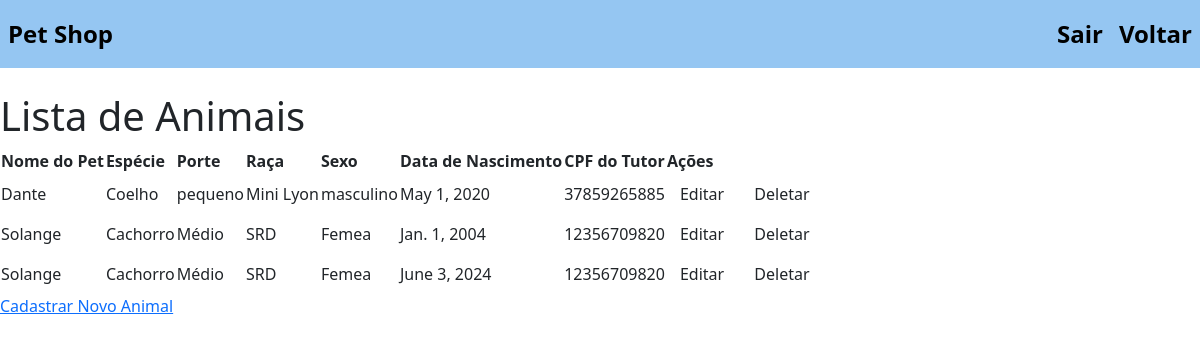
The page /atualizacaoAnimal/ on the database its author committed.
### Shop/Aplicativo/models.py (models this page shows, shortened)
class cadastroAnimalModel(models.Model):
    nomepet = models.CharField(max_length=200)
    especie = models.CharField(max_length=200)
    porte = models.CharField(max_length=200)
    raca = models.CharField(max_length=200)
    cor = models.CharField(max_length=200)
    sexo = models.CharField(max_length=200)
    datanascimento = models.DateField(max_length=200)
    cpftutor = models.CharField(max_length=200)

### Shop/Aplicativo/views.py (the view)
# urls.py: path('atualizacaoAnimal/', views.atualizacaoAnimal, name='atualizacaoAnimal'),
def atualizacaoAnimal(request):
    animais = cadastroAnimalModel.objects.all()  # Recupera todos os animais do banco de dados
    context = {
        'animais': animais
    }
    return render(request, 'atualizacaoAnimal.html', context)

### Shop/Aplicativo/templates/atualizacaoAnimal.html (shortened to what this page needs)
<!DOCTYPE html>
<html lang="en">
<head>
</head>
<body>
    {% include 'nav.html' %}
    <br>
    <h1>Lista de Animais</h1>
    <table>
        <thead>
            <tr>
                <th>Nome do Pet</th>
                <th>Espécie</th>
                <th>Porte</th>
                <th>Raça</th>
                <th>Sexo</th>
                <th>Data de Nascimento</th>
                <th>CPF do Tutor</th>
                <th>Ações</th>
            </tr>
        </thead>
        <tbody>
            {% for animal in animais %}
            <tr>
                <td>{{ animal.nomepet }}</td>
                <td>{{ animal.especie }}</td>
                <td>{{ animal.porte }}</td>
                <td>{{ animal.raca }}</td>
                <td>{{ animal.sexo }}</td>
                <td>{{ animal.datanascimento }}</td>
                <td>{{ animal.cpftutor }}</td>
                <td>
                    <a href="/updateAnimal/{{ animal.id }}" class="btn btn-edit">Editar</a>
                    <a href="/deleteAnimal/{{ animal.id }}" class="btn btn-delete">Deletar</a>
                </td>
            </tr>
            {% endfor %}
        </tbody>
    </table>
    <p><a href="/cadastroAnimal/">Cadastrar Novo Animal</a></p>
</body>
</html>

### Shop/Aplicativo/templates/nav.html (shortened to what this page needs)
<!DOCTYPE html>
<html lang="en">
<head>
    {% load static %}
    <link rel="stylesheet" type="text/css" href="{% static 'css/index.css' %}">
    <link href="https://cdn.jsdelivr.net/npm/bootstrap@5.0.2/dist/css/bootstrap.min.css" rel="stylesheet"
>
</head>
<body>
    <nav class="navbar navbar-expand-lg custom-bg">
        <div class="collapse navbar-collapse" id="navbarNav">
            <ul class="navbar-nav">
                <li class="nav-item">
                    <a class="nav-link active left-link" aria-current="page" href="{% url 'index' %}">Pet Shop</a>
                </li>
            </ul>
            <ul class="navbar-nav ms-auto">
                <li class="nav-item">
                    <a class="nav-link" href="{% url 'index' %}">Sair</a>
                </li>
                <li>
                    <a class="nav-link" href="{% url 'home' %}">Voltar</a>
                </li>
            </ul>
        </div>
    </nav>
</body>
</html>

### Shop/Aplicativo/static/css/index.css (style rules this page uses)
.custom-bg { background-color: #95C6F2; }
.navbar-nav .nav-link { color: black; font-size: 24px; font-weight: bold; }

### rows shown on the page
cadastroAnimalModel: nomepet "Dante", especie "Coelho", porte "pequeno", raca "Mini Lyon", sexo "masculino", datanascimento "May 1, 2020", cpftutor "37859265885"
cadastroAnimalModel: nomepet "Solange", especie "Cachorro", porte "Médio", raca "SRD", sexo "Femea", datanascimento "Jan. 1, 2004", cpftutor "12356709820"
cadastroAnimalModel: nomepet "Solange", especie "Cachorro", porte "Médio", raca "SRD", sexo "Femea", datanascimento "June 3, 2024", cpftutor "12356709820"
